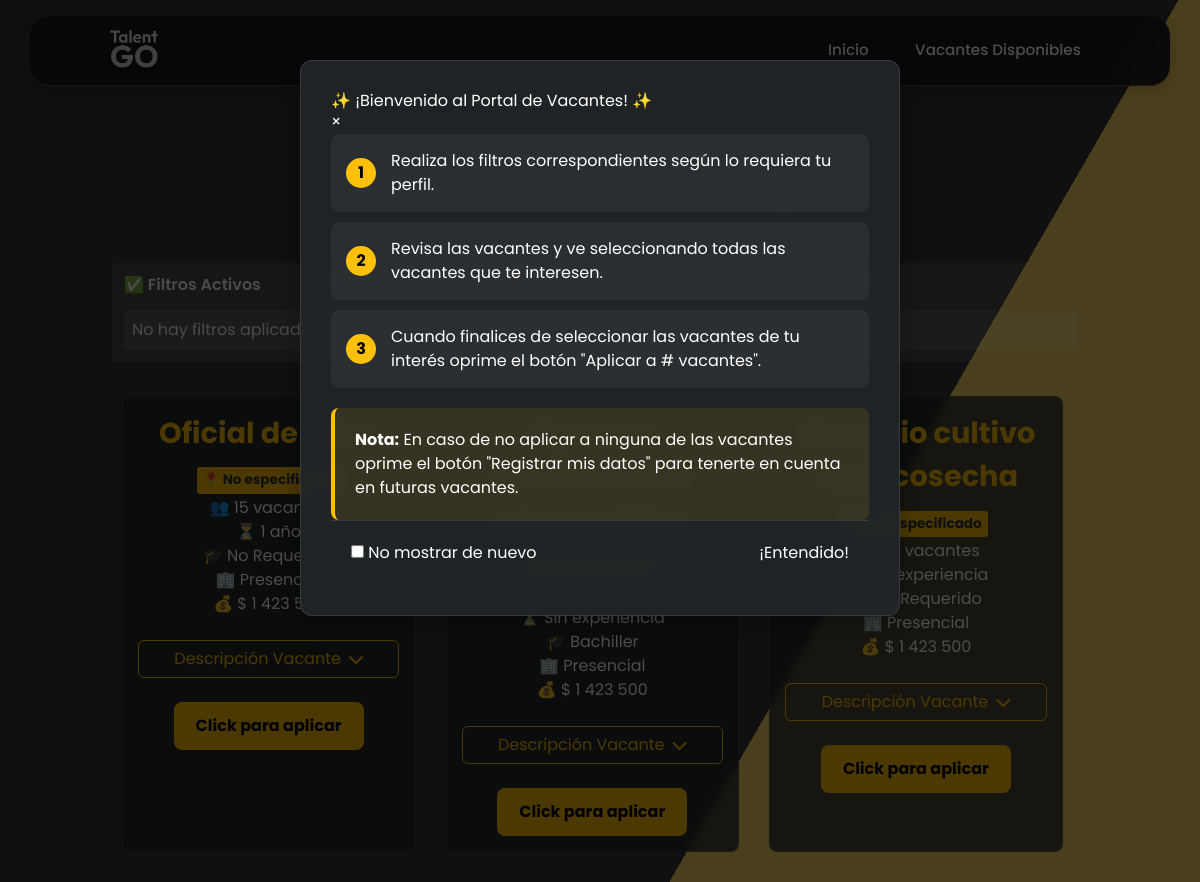
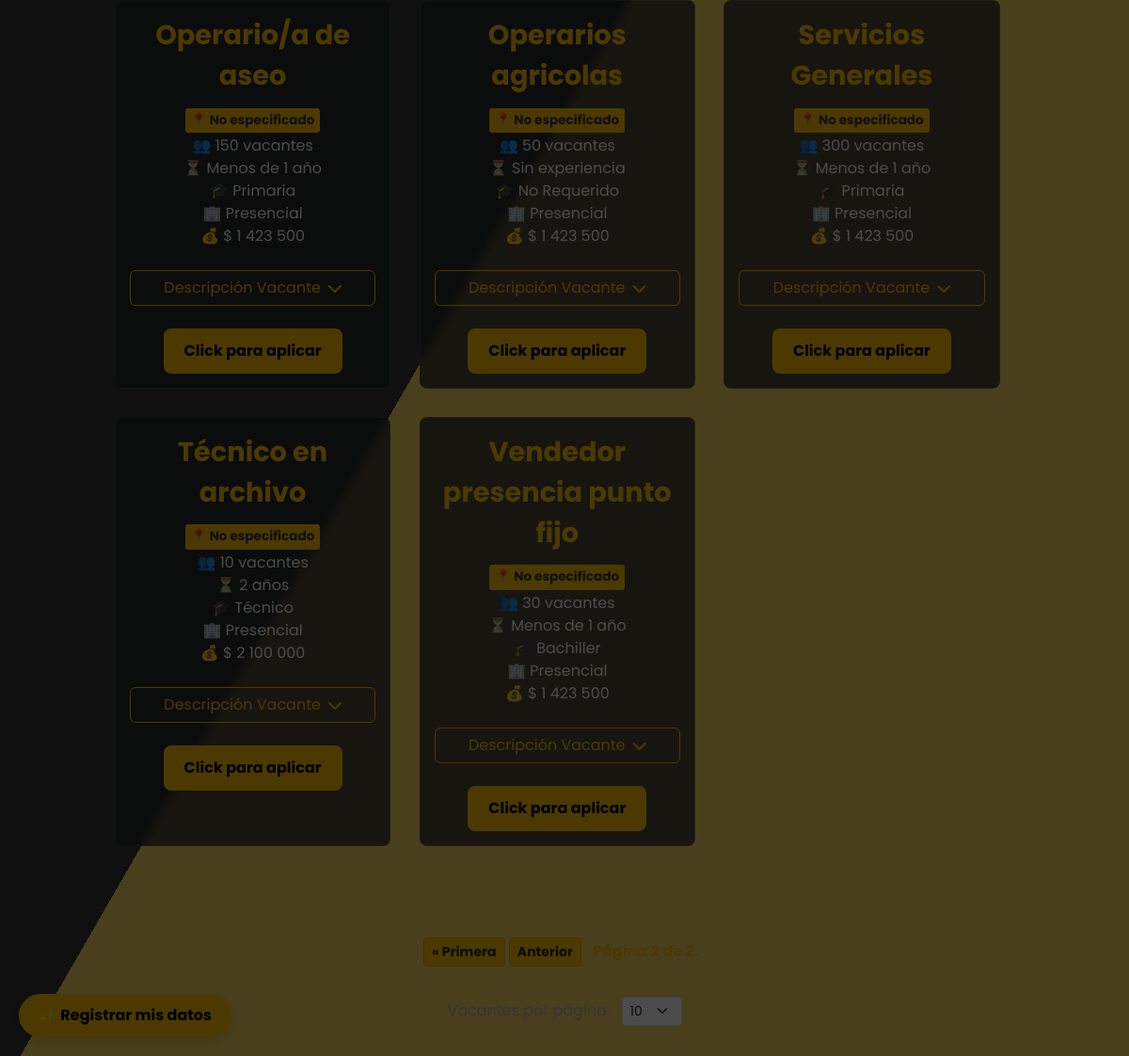
Page /lista_vacantes/?page=2 on the committed database (2 pictures, top to bottom).
### vacantes/models.py (models this page shows, shortened)
class Vacante(models.Model):
    codigo_vacante = models.CharField(
        max_length=50,
        unique=True,
        default=generate_unique_codigo
    )
    cargo = models.CharField(max_length=100)
    area = models.CharField(
        max_length=100,
        null=True,
        blank=True,
        choices=[
            ('Administración y Gestión', 'Administración y Gestión'),
            ('Finanzas y Contabilidad', 'Finanzas y Contabilidad'),
            ('Tecnología e Informática', 'Tecnología e Informática'),
            ('Recursos Humanos', 'Recursos Humanos'),
            ('Ventas y Comercial', 'Ventas y Comercial'),
            ('Atención al Cliente y Servicios', 'Atención al Cliente y Servicios'),
            ('Marketing y Publicidad', 'Marketing y Publicidad'),
            ('Logística y Transporte', 'Logística y Transporte'),
            ('Logística y Bodega', 'Logística y Bodega'),
            ('Producción y Manufactura', 'Producción y Manufactura'),
            ('Ingeniería y Construcción', 'Ingeniería y Construcción'),
            ('Salud y Bienestar', 'Salud y Bienestar'),
            ('Educación y Formación', 'Educación y Formación'),
            ('Legal y Asesoría', 'Legal y Asesoría'),
            ('Hostelería y Turismo', 'Hostelería y Turismo'),
            ('Arte, Cultura y Entretenimiento', 'Arte, Cultura y Entretenimiento'),
            ('Medio Ambiente y Energía', 'Medio Ambiente y Energía'),
            ('Ciencia e Investigación', 'Ciencia e Investigación'),
            ('Seguridad y Defensa', 'Seguridad y Defensa'),
            ('Servicios Generales', 'Servicios Generales'),
        ]
    )
    numero_puestos = models.IntegerField(
        null=True,
        blank=True,
        default=1
    )
    modalidad_trabajo = models.CharField(
        max_length=50,
        choices=[
            ('Presencial', 'Presencial'),
            ('Remoto', 'Remoto'),
            ('Híbrido', 'Híbrido'),
        ]
    )
    tipo_contrato = models.CharField(
        max_length=50,
        choices=[
            ('Indefinido', 'Indefinido'),
            ('Fijo', 'Fijo'),
            ('Obra o Labor', 'Obra o Labor'),
            ('Prácticas', 'Prácticas'),
            ('Aprendizaje', 'Aprendizaje'),
            ('Prestación de Servicios', 'Prestación de Servicios'),
        ]
    )
    jornada_trabajo = models.CharField(
        max_length=50,
        choices=[
            ('Tiempo completo', 'Tiempo completo'),
            ('Medio tiempo', 'Medio tiempo'),
            ('Por horas', 'Por horas'),
        ]
    )
    descripcion_vacante = models.TextField(max_length=6000)
    tiempo_experiencia = models.CharField(
        max_length=50,
        choices=[
            ('Sin experiencia', 'Sin experiencia'),
            ('Menos de 1 año', 'Menos de 1 año'),
            ('1 año', '1 año'),
            ('2 años', '2 años'),
            ('3 años o más', '3 años o más'),
        ]
    )
    nivel_estudios = models.CharField(
        max_length=50,
        choices=[
            ('No Requiere', 'No Requiere'),
            ('Primaria', 'Primaria'),
            ('Bachiller Básico (Hasta 9°)', 'Bachiller Básico (Hasta 9°)'),
            ('Bachiller', 'Bachiller'),
            ('Técnico', 'Técnico'),
            ('Tecnólogo', 'Tecnólogo'),
            ('Profesional', 'Profesional'),
            ('Postgrado', 'Postgrado'),
        ]
    )
    departamento = models.ForeignKey(Departamento, on_delete=models.SET_NULL, null=True, blank=True)
    ciudad = models.ForeignKey(Ciudad, on_delete=models.SET_NULL, null=True, blank=True)
    rango_salarial = models.IntegerField(null=True, blank=True)
    fecha_publicacion = models.DateField(auto_now_add=True)
    empresa_usuaria = models.CharField(max_length=100)
    candidatos_registrados = models.ManyToManyField('RegistroCandidato', related_name='vacantes', blank=True)
    estado = models.BooleanField(default=True) # True = Activa, False = Inactiva
    tipo_vacante = models.CharField(
        max_length=20,
        choices=[
            ('Tradicional', 'Tradicional'),
            ('Convocatoria', 'Convocatoria'),
        ],
        default='Tradicional'
    )
    citacion_convocatoria = models.TextField(
        max_length=3000,
        null=True,
        blank=True,
        help_text="Solo se diligencia si la vacante es de tipo Convocatoria"
    )
    usuario_publicador = models.ForeignKey(User, on_delete=models.SET_NULL, null=True, blank=True, related_name='vacantes_publicadas')
    usuario_actualizador = models.ForeignKey(User, on_delete=models.SET_NULL, null=True, blank=True, related_name='vacantes_actualizadas')
    fecha_creacion = models.DateTimeField(auto_now_add=True)
    fecha_actualizacion = models.DateTimeField(null=True, blank=True)
    class Meta:
        verbose_name = "Vacante"
        verbose_name_plural = "Vacantes"

### vacantes/views.py (the view, shortened to what this page needs)
# urls.py: path('lista_vacantes/', views.lista_vacantes, name='lista_vacantes'), #agregado por Jose
def lista_vacantes(request):
    filtros = {
        'cargo': request.GET.get('cargo', ''),
        'codigo_vacante': request.GET.get('codigo_vacante', ''),
        'rango_salarial_min': request.GET.get('rango_salarial_min', ''),
        'rango_salarial_max': request.GET.get('rango_salarial_max', ''),
        'usuario_publicador_list': request.GET.getlist('usuario_publicador'),
        'estado_list': request.GET.getlist('estado'), # Recibe ['True'], ['False'], o ['True', 'False']
        'area_list': request.GET.getlist('area'),
        'modalidad_trabajo_list': request.GET.getlist('modalidad_trabajo'),
        'tipo_contrato_list': request.GET.getlist('tipo_contrato'),
        'jornada_trabajo_list': request.GET.getlist('jornada_trabajo'),
        'tiempo_experiencia_list': request.GET.getlist('tiempo_experiencia'),
        'nivel_estudios_list': request.GET.getlist('nivel_estudios'),
        'departamento_list': request.GET.getlist('departamento'),
        'ciudad_list': request.GET.getlist('ciudad'),
    }
    vacantes = Vacante.objects.filter(estado=True) if not request.user.is_authenticated else Vacante.objects.all()
    usuarios_publicadores = User.objects.all().order_by('username')
    if filtros['codigo_vacante']:
        vacantes = vacantes.filter(codigo_vacante__icontains=filtros['codigo_vacante'].strip())
    if filtros['cargo']:
        vacantes = vacantes.filter(cargo__icontains=filtros['cargo'].strip())
    if filtros['area_list']:
        vacantes = vacantes.filter(area__in=filtros['area_list'])
    if filtros['usuario_publicador_list']:
        vacantes = vacantes.filter(usuario_publicador__id__in=filtros['usuario_publicador_list'])
    if filtros['modalidad_trabajo_list']:
        vacantes = vacantes.filter(modalidad_trabajo__in=filtros['modalidad_trabajo_list'])
    if filtros['tipo_contrato_list']:
        vacantes = vacantes.filter(tipo_contrato__in=filtros['tipo_contrato_list'])
    if filtros['jornada_trabajo_list']:
        vacantes = vacantes.filter(jornada_trabajo__in=filtros['jornada_trabajo_list'])
    if filtros['tiempo_experiencia_list']:
        vacantes = vacantes.filter(tiempo_experiencia__in=filtros['tiempo_experiencia_list'])
    if filtros['nivel_estudios_list']:
        vacantes = vacantes.filter(nivel_estudios__in=filtros['nivel_estudios_list'])
    if filtros['departamento_list']:
        vacantes = vacantes.filter(departamento__in=filtros['departamento_list'])
    if filtros['ciudad_list']:
        from django.db.models import Q
        filtro_ciudades = Q(ciudad__in=filtros['ciudad_list'])
        if filtro_ciudades:
            vacantes = vacantes.filter(filtro_ciudades)
    rango_salarial_min = filtros['rango_salarial_min']
    rango_salarial_max = filtros['rango_salarial_max']
    if rango_salarial_min and rango_salarial_max:
        vacantes = vacantes.filter(
            rango_salarial__gte=rango_salarial_min,
            rango_salarial__lte=rango_salarial_max
        )
    elif rango_salarial_min:
        vacantes = vacantes.filter(rango_salarial__gte=rango_salarial_min)
    elif rango_salarial_max:
        vacantes = vacantes.filter(rango_salarial__lte=rango_salarial_max)
    vacantes = vacantes.annotate(num_candidatos=Count('candidatos'))
    vacantes = sorted(vacantes, key=lambda v: v.cargo.lower())
    try:
        items_por_pagina = int(request.GET.get('por_pagina', 10)) # Usa el valor del form, default 10
    except ValueError:
        items_por_pagina = 10 # Default si el valor no es un número válido
    paginator = Paginator(vacantes, items_por_pagina)
    page_number = request.GET.get('page')
    try:
        page_obj = paginator.page(page_number)
    except PageNotAnInteger:
        page_obj = paginator.page(1)
    except EmptyPage:
        page_obj = paginator.page(paginator.num_pages)
    form = VacanteForm()
    choices_context = {
        'area_choices': form.fields['area'].choices,
        'modalidad_trabajo_choices': form.fields['modalidad_trabajo'].choices,
        'tipo_contrato_choices': form.fields['tipo_contrato'].choices,
        'jornada_trabajo_choices': form.fields['jornada_trabajo'].choices,
        'tiempo_experiencia_choices': form.fields['tiempo_experiencia'].choices,
        'nivel_estudios_choices': form.fields['nivel_estudios'].choices,
        'departamento_choices': form.fields['departamento'].choices,
    }
    cundinamarca = Departamento.objects.filter(nombre="Cundinamarca").first()
    ciudades_cundinamarca = []
    if cundinamarca:
        ciudades_cundinamarca = Ciudad.objects.filter(departamento=cundinamarca).exclude(id=12117)
    filtros['ciudad_info'] = []
    return render(request, "vacantes/lista.html", {
        "page_obj": page_obj, # <--- ¡Clave! Pasar el objeto de página
        "items_por_pagina": items_por_pagina, # Para el selector <select>
        "filtros": filtros,
        "ciudades_cundinamarca": ciudades_cundinamarca,
        "usuarios_publicadores": usuarios_publicadores,
        **choices_context  # Pasar los choices al template
    })# API para obtener ciudades por departamentos (añadir a urls.py)

### vacantes/templates/vacantes/lista.html (shortened to what this page needs)
{% extends 'base.html' %}
{% load static %}
{% block contenido %}
{% if not user.is_authenticated %}
<div class="tutorial-modal" id="tutorialModal">
    <div class="tutorial-content">
        <div class="tutorial-header">
            <h4>✨ ¡Bienvenido al Portal de Vacantes! ✨</h4>
            <button class="tutorial-close" onclick="closeTutorial()">×</button>
        </div>
        <div class="tutorial-body">
            <div class="tutorial-step">
                <span class="step-number">1</span>
                <p>Realiza los filtros correspondientes según lo requiera tu perfil.</p>
            </div>
            <div class="tutorial-step">
                <span class="step-number">2</span>
                <p>Revisa las vacantes y ve seleccionando todas las vacantes que te interesen.</p>
            </div>
            <div class="tutorial-step">
                <span class="step-number">3</span>
                <p>Cuando finalices de seleccionar las vacantes de tu interés oprime el botón "Aplicar a # vacantes".</p>
            </div>
            <div class="tutorial-note">
                <strong>Nota:</strong> En caso de no aplicar a ninguna de las vacantes oprime el botón "Registrar mis datos" para tenerte en cuenta en futuras vacantes.
            </div>
        </div>
        <div class="tutorial-footer">
            <label class="no-show-again">
                <input type="checkbox" id="noShowAgain"> No mostrar de nuevo
            </label>
            <button class="tutorial-button" onclick="closeTutorial()">¡Entendido!</button>
        </div>
    </div>
</div>
{% endif %}
{% load humanize %}
<div class="gradient-bg">
    <div class="container py-5">
        <div class="mb-5">
            <div class="d-flex flex-wrap gap-2 justify-content-center">
                <div class="d-flex gap-2 w-100 justify-content-center">
                    <button type="button" class="btn btn-outline-light btn-sm" data-bs-toggle="offcanvas" data-bs-target="#offcanvasExample">
                    </button>
                    <button type="button" class="btn btn-outline-light btn-sm" onclick="clearFilters()">
                    </button>
                    <button type="button" class="btn btn-outline-light btn-sm" onclick="desmarcarVacantes()">
                    </button>
                </div>
            </div>
        </div>
        <div class="mb-4" id="active-filters">
            <h6 class="text-light">✅ Filtros Activos</h6>
            <div class="active-filters-container" id="active-filters-container">
            </div>
        </div>
        <div class="grid-container">
            {% for vacante in page_obj %}
            <div class="vacante-card">
                <div class="vacante-header">
                    <div class="checkbox-container">
                            <div class="vacante-info">
                            <div class="vacante-title">{{ vacante.cargo }}</div>
                            <div class="vacante-location">
    📍
    {% if vacante.ciudad %}
        {{ vacante.ciudad }}
    {% elif vacante.departamento %}
        {{ vacante.departamento }}
    {% else %}
        No especificado
    {% endif %}
</div>
                        </div>
                    </div>
                </div>
                <div class="badge-container">
                    <div class="info-badge">
                        👥 {{ vacante.numero_puestos }} vacantes
                    </div>
                    <div class="info-badge">
                        ⏳ {{ vacante.tiempo_experiencia }}
                    </div>
                    <div class="info-badge">
                        🎓 {{ vacante.nivel_estudios }}
                    </div>
                    <div class="info-badge">
                        🏢 {{ vacante.modalidad_trabajo }}
                    </div>
                    <div class="info-badge">
                            {% if vacante.rango_salarial %}
                            💰 $  {{ vacante.rango_salarial|intcomma }}
                            {% else %}
                                Salario a convenir
                            {% endif %}
                    </div>
                </div>
                <br>
                <div class="mt-auto">
                    <button class="btn btn-outline-warning w-100 toggle-info d-flex align-items-center justify-content-center"
                            type="button"
                            data-bs-toggle="modal"
                            data-bs-target="#modal-{{ vacante.id }}">
                        Descripción Vacante <i class="fas fa-chevron-down toggle-icon ms-2"></i>
                    </button>
                    <br>
                    <div class="checkbox-container">
                        <label for="check{{ vacante.id }}"></label>
                    </div>
                </div>
            </div>
            {% endfor %}
        </div>
    </div>
</div>
<div class="pagination justify-content-center mt-4">
    <span class="step-links">
        {% if page_obj.has_previous %}
            <a href="?page=1{% for key, value in request.GET.items %}{% if key != 'page' %}&{{ key }}={{ value }}{% endif %}{% endfor %}" class="btn btn-outline-secondary btn-sm">&laquo; Primera</a>
            <a href="?page={{ page_obj.previous_page_number }}{% for key, value in request.GET.items %}{% if key != 'page' %}&{{ key }}={{ value }}{% endif %}{% endfor %}" class="btn btn-outline-secondary btn-sm">Anterior</a>
        {% endif %}
        <span class="current mx-2">
        </span>
    </span>
</div>
<div class="text-center" id="items-por-pagina-selector">
    <form method="get" action="" class="d-inline-block">
        <label for="por_pagina">Vacantes por página:</label>
        <select name="por_pagina" id="por_pagina" onchange="this.form.submit()" class="form-select form-select-sm d-inline-block" style="width: auto;">
            <option value="10" {% if items_por_pagina == 10 %}selected{% endif %}>10</option>
        </select>
    </form>
</div>
<a href="{% url 'registro_candidato' %}" class="btn btn-warning floating-button d-none" id="registroButton" onclick="redirectToRegistro(event)">
</a>
{% endblock %}

### rows in the picture
Vacante: cargo "Oficial de Obra", shows "No especificado", numero_puestos "15", tiempo_experiencia "1 año", nivel_estudios "No Requerido", modalidad_trabajo "Presencial", rango_salarial "1 423 500"
Vacante: tiempo_experiencia "Sin experiencia", nivel_estudios "Bachiller", modalidad_trabajo "Presencial", rango_salarial "1 423 500"
Vacante: cargo "Operario cultivo y poscosecha", shows "No especificado", tiempo_experiencia "Sin experiencia", nivel_estudios "No Requerido", modalidad_trabajo "Presencial", rango_salarial "1 423 500"
Vacante: cargo "Operario/a de aseo", shows "No especificado", numero_puestos "150", tiempo_experiencia "Menos de 1 año", nivel_estudios "Primaria", modalidad_trabajo "Presencial", rango_salarial "1 423 500"
Vacante: cargo "Operarios agricolas", shows "No especificado", numero_puestos "50", tiempo_experiencia "Sin experiencia", nivel_estudios "No Requerido", modalidad_trabajo "Presencial", rango_salarial "1 423 500"
Vacante: cargo "Servicios Generales", shows "No especificado", numero_puestos "300", tiempo_experiencia "Menos de 1 año", nivel_estudios "Primaria", modalidad_trabajo "Presencial", rango_salarial "1 423 500"
Vacante: cargo "Técnico en archivo", shows "No especificado", numero_puestos "10", tiempo_experiencia "2 años", nivel_estudios "Técnico", modalidad_trabajo "Presencial", rango_salarial "2 100 000"
Vacante: cargo "Vendedor presencia punto fijo", shows "No especificado", numero_puestos "30", tiempo_experiencia "Menos de 1 año", nivel_estudios "Bachiller", modalidad_trabajo "Presencial", rango_salarial "1 423 500"
